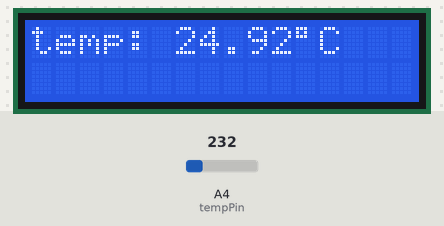
Bench run of a sketch on a simulated Arduino Uno, built with avr-gcc and run on an emulated ATmega328P. Shown: 16×2 character LCD. Inputs (shaded band) come from the test bench; at power-on: A4 (tempPin) = 232. What the sketch prints to the serial monitor is not drawn.

Above: at 1.2 s.
1.3 s: A4 (tempPin) set to 250
At 2.7 s:
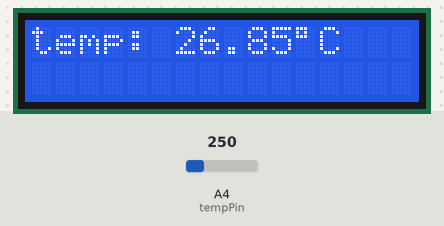
3.5 s: A4 (tempPin) set to 266
At 4.5 s:
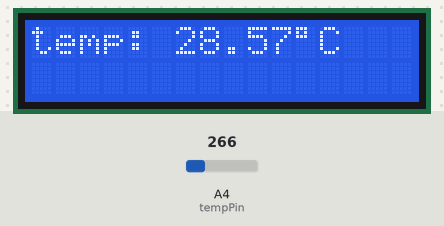
5.5 s: A4 (tempPin) set to 290
At 6.4 s:
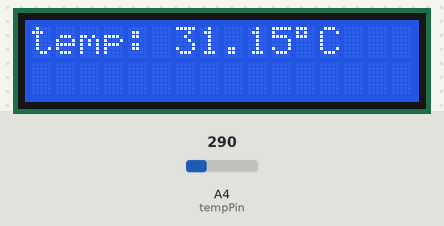
Timing chart, 0 to 8.5 s (numbered marks = the images above; inputs shaded):
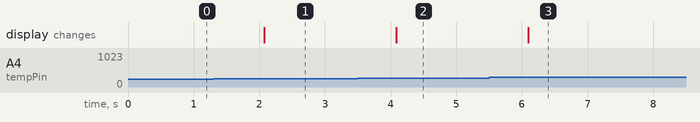

Measured:
- after the input at 1.3 s, the display: changes after 0.78 s (image 1)
- after the input at 3.5 s, the display: changes after 0.59 s (image 2)
- after the input at 5.5 s, the display: changes after 0.60 s (image 3)

The sketch:

sketch.ino
```cpp
#include <LiquidCrystal.h>
LiquidCrystal lcd(12, 11, 5, 4, 3, 2);
float tempC;
int leitura;
int tempPin = A4;

void setup(){
	analogReference(INTERNAL);
	Serial.begin(9600);
	lcd.begin(16, 2);
}
void loop(){
	leitura = analogRead(tempPin);
	tempC = leitura / 9.31; // (value * (Vref/1023)) * 100
	print(tempC);
	delay(1000);
}
/* just to make loop function easier to read and understand, this function prints
the temperature in the lcd display and in the Serial port */
void print(float valor){
	Serial.print("temperatura: "); Serial.print(valor);
	Serial.println(" ºC");
	lcd.clear();
	lcd.print("temp: "); lcd.print(tempC);
	lcd.print((char)223); lcd.print("C");
}
```
